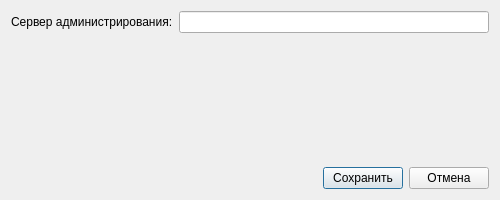
<?xml version="1.0" encoding="UTF-8"?>
<ui version="4.0">
 <class>Dialog</class>
 <widget class="QDialog" name="Dialog">
  <property name="geometry">
   <rect>
    <x>0</x>
    <y>0</y>
    <width>500</width>
    <height>200</height>
   </rect>
  </property>
  <property name="minimumSize">
   <size>
    <width>500</width>
    <height>200</height>
   </size>
  </property>
  <property name="windowTitle">
   <string>Настройки</string>
  </property>
  <property name="accessibleName">
   <string notr="true">btnSave</string>
  </property>
  <layout class="QVBoxLayout" name="verticalLayout_2">
   <item>
    <layout class="QGridLayout" name="gridLayout_2">
     <item row="0" column="1">
      <layout class="QHBoxLayout" name="horizontalLayout_4">
       <item>
        <layout class="QGridLayout" name="gridLayout_3">
         <item row="0" column="1">
          <widget class="QLineEdit" name="administration_server_input">
           <property name="text">
            <string/>
           </property>
          </widget>
         </item>
         <item row="0" column="0">
          <widget class="QLabel" name="label">
           <property name="text">
            <string>Сервер администрирования:</string>
           </property>
          </widget>
         </item>
        </layout>
       </item>
      </layout>
     </item>
     <item row="3" column="1">
      <layout class="QHBoxLayout" name="horizontalLayout">
       <item>
        <spacer name="horizontalSpacer">
         <property name="orientation">
          <enum>Qt::Horizontal</enum>
         </property>
         <property name="sizeHint" stdset="0">
          <size>
           <width>40</width>
           <height>20</height>
          </size>
         </property>
        </spacer>
       </item>
       <item>
        <widget class="QPushButton" name="button_save_settings_dlg">
         <property name="text">
          <string>Сохранить</string>
         </property>
        </widget>
       </item>
       <item>
        <widget class="QPushButton" name="button_cancel_settings_dlg">
         <property name="text">
          <string>Отмена</string>
         </property>
        </widget>
       </item>
      </layout>
     </item>
     <item row="2" column="1">
      <layout class="QHBoxLayout" name="horizontalLayout_2">
       <item>
        <spacer name="verticalSpacer">
         <property name="orientation">
          <enum>Qt::Vertical</enum>
         </property>
         <property name="sizeHint" stdset="0">
          <size>
           <width>20</width>
           <height>40</height>
          </size>
         </property>
        </spacer>
       </item>
      </layout>
     </item>
    </layout>
   </item>
  </layout>
 </widget>
 <resources/>
 <connections/>
</ui>
